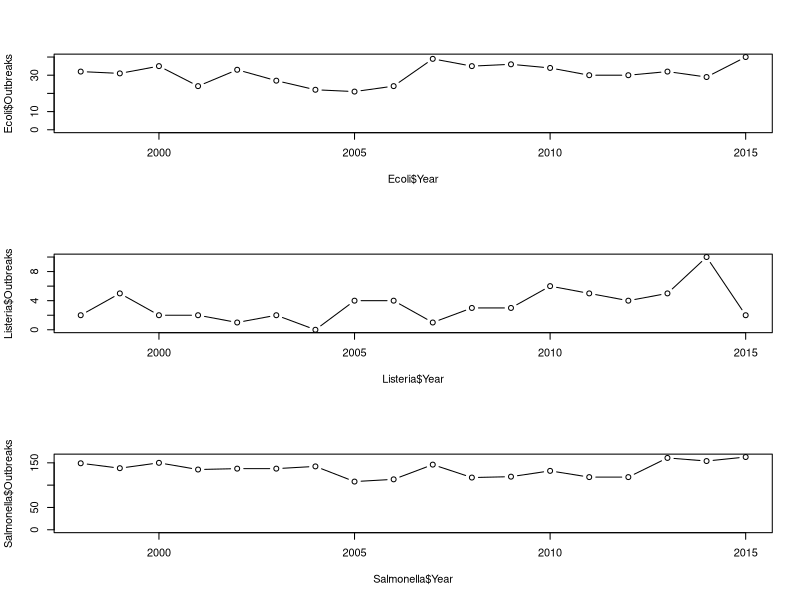

Here is the R script that generated this plot:
data<-read.table("outbreaks.txt", header=TRUE)

par(mfrow=c(3,1))

Ecoli<-subset(data, Etiology=="Escherichia")
plot(Ecoli$Year, Ecoli$Outbreaks, ylim=c(0, max(Ecoli$Outbreaks)), type="b")

Listeria<-subset(data, Etiology=="Listeria")
plot(Listeria$Year, Listeria$Outbreaks, ylim=c(0, max(Listeria$Outbreaks)), type="b")

Salmonella<-subset(data, Etiology=="Salmonella")
plot(Salmonella$Year, Salmonella$Outbreaks, ylim=c(0, max(Salmonella$Outbreaks)), type="b")